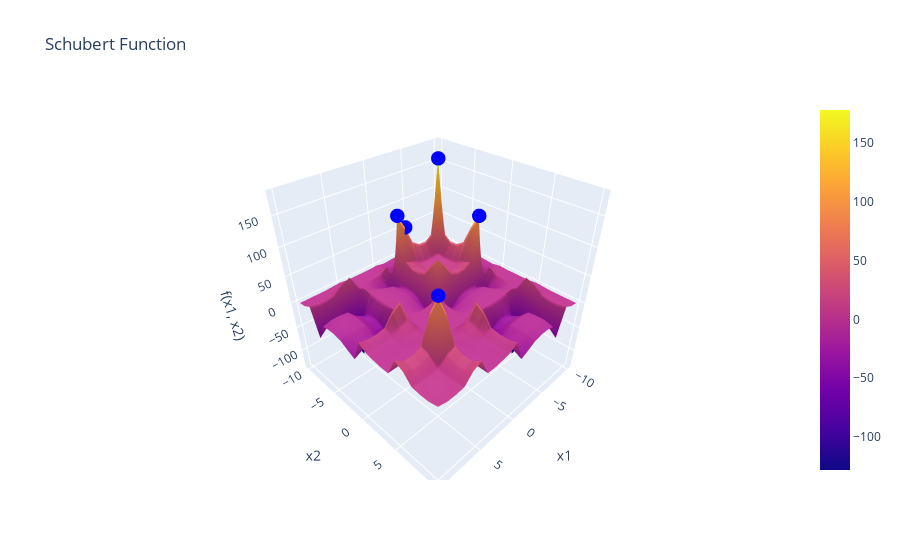

Notebook code for this chart:
### Code cell
import torch
import numpy as np
import plotly.graph_objs as go

# Schubert関数を使用する関数の指定
def schubert_function(X):
    terms = []
    for i in range(X.size(1)):  # d次元に対応
        term = sum(j * torch.cos((j + 1) * X[:, i] + j) for j in range(1, 6))
        terms.append(term)
    return torch.prod(torch.stack(terms, dim=1), dim=1)

func = schubert_function

# 離散的な点の範囲を定義
discrete_x = np.arange(-10, 11, 1)
discrete_y = np.arange(-10, 11, 1)
X, Y = np.meshgrid(discrete_x, discrete_y)
Z = np.zeros_like(X)

# 各離散点でSchubert関数を計算
for i in range(X.shape[0]):
    for j in range(X.shape[1]):
        point = torch.tensor([[X[i, j], Y[i, j]]], dtype=torch.float32)
        Z[i, j] = func(point).item()

# Zの値が大きい順に上位5つのデータ点を取得
top_indices = np.unravel_index(np.argsort(Z, axis=None)[-5:], Z.shape)
top_x = X[top_indices]
top_y = Y[top_indices]
top_z = Z[top_indices]

# 上位5つのデータ点を出力
for i in range(5):
    print(f"Top {i+1}: x = {top_x[i]}, y = {top_y[i]}, z = {top_z[i]}")

# Plotlyで3Dプロットを作成
fig = go.Figure(data=[go.Surface(z=Z, x=X, y=Y)])

# 上位5つのデータ点を青い点でプロット
fig.add_trace(go.Scatter3d(
    x=top_x,
    y=top_y,
    z=top_z,
    mode='markers',
    marker=dict(
        size=5,
        color='blue',  # 青色で表示
    ),
    name='Top 5 points'
))

fig.update_layout(title='Schubert Function', autosize=False,
                  scene=dict(
                      xaxis_title='x1',
                      yaxis_title='x2',
                      zaxis_title='f(x1, x2)'
                  ))

fig.show()

### Figure 1 — Plotly figure (JSON) as saved in the notebook; plotly's stock layout.template omitted (floating-point values rounded to 4 significant figures; data arrays with more than 128 entries replaced by an {"elided": "..."} marker saying what was removed)
{"data": [{"type": "surface", "x": {"elided": "21x21 int values"}, "y": {"elided": "21x21 int values"}, "z": {"elided": "21x21 int values"}}, {"marker": {"color": "blue", "size": 5}, "mode": "markers", "name": "Top 5 points", "type": "scatter3d", "x": [-2, 5, -1, -7, -7], "y": [-7, 5, -7, -1, -7], "z": [82, 93, 108, 108, 178]}], "layout": {"autosize": false, "scene": {"xaxis": {"title": {"text": "x1"}}, "yaxis": {"title": {"text": "x2"}}, "zaxis": {"title": {"text": "f(x1, x2)"}}}, "title": {"text": "Schubert Function"}}}
